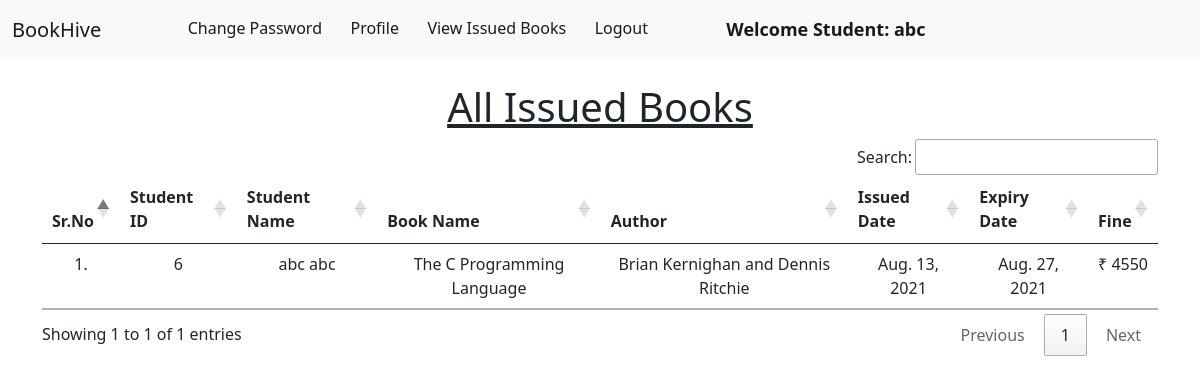
Page /student_issued_books/ (signed in) on the committed database.
### library/models.py (models this page shows, shortened)
class Book(models.Model):
    name = models.CharField(max_length=200)
    author = models.CharField(max_length=200)
    isbn = models.PositiveIntegerField()
    category = models.CharField(max_length=50)

class IssuedBook(models.Model):
    student_id = models.CharField(max_length=100, blank=True)
    isbn = models.CharField(max_length=13)
    issued_date = models.DateField(auto_now=True)
    expiry_date = models.DateField(default=expiry)

### library/views.py (the view)
# urls.py: path("student_issued_books/", views.student_issued_books, name="student_issued_books"),
@login_required(login_url = '/student_login')
def student_issued_books(request):
    student = Student.objects.filter(user_id=request.user.id)
    issuedBooks = IssuedBook.objects.filter(student_id=student[0].user_id)
    li1 = []
    li2 = []
    for i in issuedBooks:
        books = Book.objects.filter(isbn=i.isbn)
        for book in books:
            t=(request.user.id, request.user.get_full_name, book.name,book.author)
            li1.append(t)
        days=(date.today()-i.issued_date)
        d=days.days
        fine=0
        if d>15:
            day=d-14
            fine=day*5
        t=(issuedBooks[0].issued_date, issuedBooks[0].expiry_date, fine)
        li2.append(t)
    return render(request,'student_issued_books.html',{'li1':li1, 'li2':li2})

### library/templates/student_issued_books.html (shortened to what this page needs)
{% extends 'student_navbar.html' %}
{% load static %}
{% block body %}
<div class="container mt-4">
    <h1 class="text-center"><u>All Issued Books</u></h1>
    <table class="table table-hover" id="example">
        <thead>
            <tr class="text-center">
                <th>Sr.No</th>
                <th>Student ID</th>
                <th>Student Name</th>
                <th>Book Name</th>
                <th>Author</th>
                <th>Issued Date</th>
                <th>Expiry Date</th>
                <th>Fine</th>
            </tr>
        </thead>
        <tbody>
            {% for i in li1 %}
            <tr class="text-center">
                <td>{{forloop.counter}}.</td>
                <td>{{i.0}}</td>
                <td>{{i.1}}</td>
                <td>{{i.2}}</td>
                <td>{{i.3}}</td>
                {% endfor %}
                {% for i in li2 %}
                <td>{{i.0}}</td>
                <td>{{i.1}}</td>
                <td>₹ {{i.2}}</td>
            </tr>
            {% endfor %}
        </tbody>
    </table>
    </div>
{% endblock %}

### library/templates/student_navbar.html (shortened to what this page needs)
<!doctype html>
<html lang="en">
  <head>
    <link href="https://cdn.jsdelivr.net/npm/bootstrap@5.1.0/dist/css/bootstrap.min.css" rel="stylesheet">
    <link rel="stylesheet" href="https://cdn.datatables.net/1.10.25/css/jquery.dataTables.min.css">
    <link rel="stylesheet" href="https://cdn.datatables.net/buttons/1.7.1/css/buttons.dataTables.min.css">
  </head>
  <body>
    <nav class="navbar navbar-expand-lg navbar-light bg-light sticky-top">
        <div class="container-fluid">
          <a class="navbar-brand" href="#">BookHive</a>
          <div class="collapse navbar-collapse" id="navbarSupportedContent">
            <ul class="navbar-nav me-auto mb-2 mb-lg-0">
              <li class="nav-item">
                <a class="nav-link active" aria-current="page" href="/change_password/">Change Password</a>
              </li>
              <li class="nav-item">
                <a class="nav-link active" aria-current="page" href="/profile/">Profile</a>
              </li>
              <li class="nav-item">
                <a class="nav-link active" aria-current="page" href="/student_issued_books/">View Issued Books</a>
              </li>
              <li class="nav-item">
                <a class="nav-link active" aria-current="page" href="/logout/">Logout</a>
              </li>
              <li class="nav-item">
                <a style="font-weight:600; font-family:'Segoe UI', Tahoma, Geneva, Verdana, sans-serif; font-size: large;" class="nav-link active" href="#">Welcome Student: {{request.user}}</a>
              </li>
            </ul>
          </div>
        </div>
      </nav>
      {% block body %}
      {% endblock %}
  </body>
</html>

### rows in the picture
Book: name "The C Programming Language", author "Brian Kernighan and Dennis Ritchie"
IssuedBook: issued_date "Aug. 13, 2021", expiry_date "Aug. 27, 2021"

### other values in the picture
{{ request.user }} "abc"
{{ i.0 }} "6"
{{ i.1 }} "abc abc"
{{ i.2 }} "4550"
